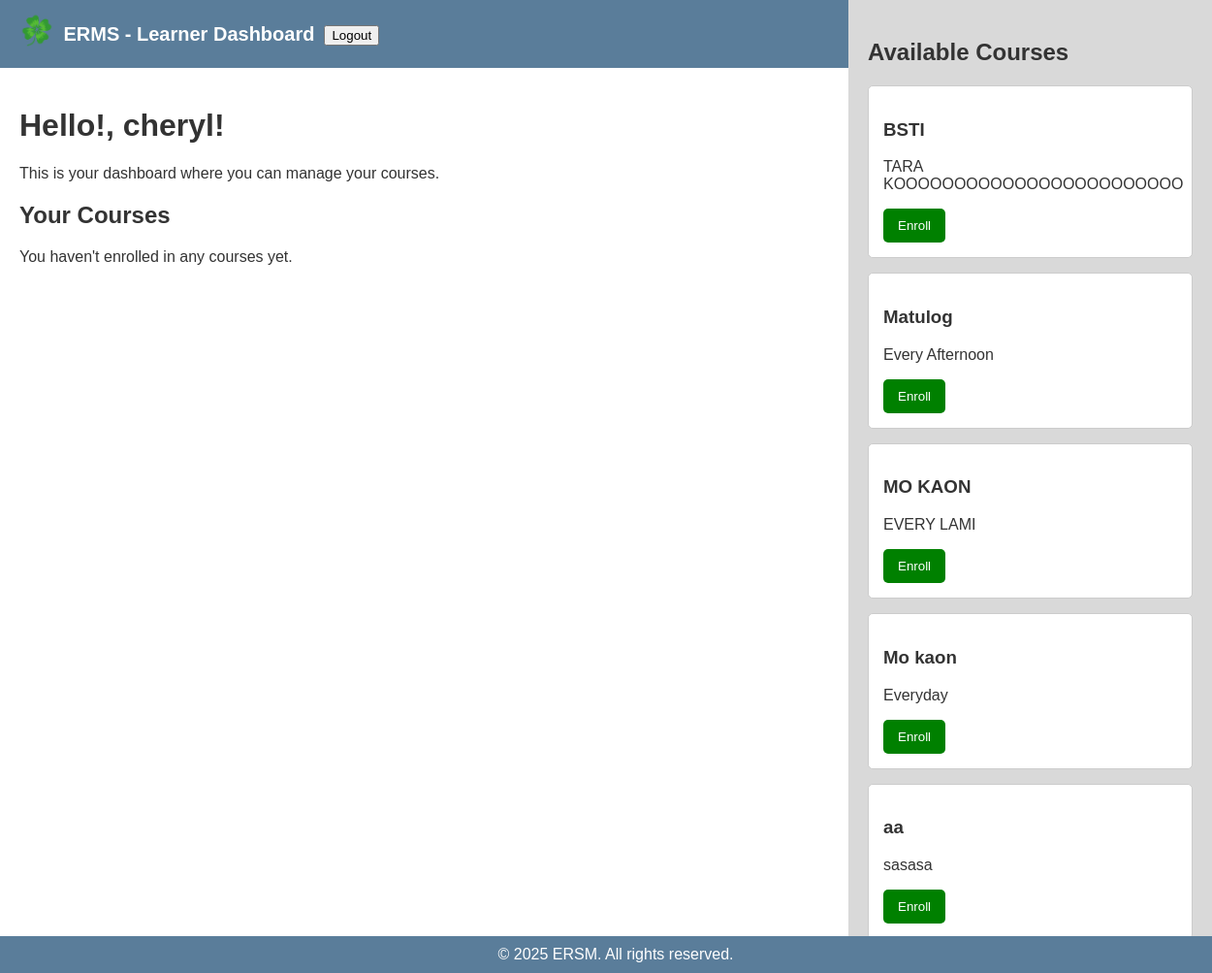
The app's page /user_dashboard/ (signed in) with its own data.
### lms/models.py (models this page shows, shortened)
class Course(models.Model):
    trainer = models.ForeignKey(User, on_delete=models.CASCADE)  # Make sure only trainers create courses
    course_name = models.CharField(max_length=100)
    course_description = models.TextField()
    course_duration = models.CharField(max_length=50)

### lms/views.py (the view)
# urls.py: path('user_dashboard/', views.user_dashboard, name='user_dashboard'),
def user_dashboard(request):
    enrolled_courses = Enrollment.objects.filter(user=request.user)
    enrolled_course_ids = enrolled_courses.values_list('course_id', flat=True)
    available_courses = Course.objects.exclude(id__in=enrolled_course_ids)
    context = {
        'enrollments': enrolled_courses,
        'available_courses': available_courses
    }
    return render(request, 'lms/user_dashboard.html', context)

### lms/templates/lms/user_dashboard.html (shortened to what this page needs)
{% load static %}
<!DOCTYPE html>
<html lang="en">
<head>
</head>
<body>
    <div class="header">
        <img src="{% static 'images/logo.png' %}" alt="Logo" style="height: 50px; vertical-align: middle;">
        ERMS - Learner Dashboard
        <form method="POST" action="{% url 'lms:logout' %}" class="logout-form">
            <button type="submit" class="logout-button">Logout</button>
        </form>
    </div>
    <div class="content">
        <h1>Hello!, {{ request.user.username }}!</h1>
        <p>This is your dashboard where you can manage your courses.</p>
        <h2>Your Courses</h2>
        {% for enrollment in enrollments %}
          <div class="course-box">
            <h3>{{ enrollment.course.course_name }}</h3>
            <p>{{ enrollment.course.course_description }}</p>
          </div>
        {% empty %}
          <p>You haven't enrolled in any courses yet.</p>
        {% endfor %}
    </div>
    <div class="sidebar">
        <h2>Available Courses</h2>
        {% for course in available_courses %}
          <div class="course-box">
            <h3>{{ course.course_name }}</h3>
            <p>{{ course.course_description }}</p>
            <form method="POST" action="{% url 'lms:enroll_course' course.id %}">
                <button type="submit" class="button">Enroll</button>
            </form>
          </div>
        {% empty %}
          <p>No more courses available to enroll.</p>
        {% endfor %}
    </div>
    <div class="footer">
        <div class="footer-text">© 2025 ERSM. All rights reserved.</div>
    </div>
</body>
</html>

### lms/templates/lms/user_dashboard.html (style rules this page uses)
body { font-family: Arial, sans-serif; margin: 0; padding: 0; background: white; color: #333; display: flex; flex-direction: column; min-height: 100vh; overflow: hidden; }
.header { width: 100%; background: #5A7D9A; color: white; padding: 10px 20px; font-size: 20px; font-weight: 600; display: flex; align-items: center; gap: 10px; }
.sidebar { width: 30%; height: 100%; background: #D9D9D9; position: fixed; right: 0; top: 0; padding: 20px; box-sizing: border-box; overflow-y: auto; }
.footer { background: #5A7D9A; color: white; text-align: center; padding: 10px; width: 100%; position: fixed; bottom: 0; left: 0; }
.course-box { background: white; padding: 15px; border: 1px solid #ccc; border-radius: 5px; margin-bottom: 15px; }
.button { background: green; color: white; padding: 10px 15px; border: none; border-radius: 5px; cursor: pointer; }
.footer-text { font-size: 16px; font-weight: 500; }
.content { flex: 1; padding: 20px; margin-right: 32%; }

### records on screen
Course: course_name "BSTI", course_description "TARA KOOOOOOOOOOOOOOOOOOOOOOOO"
Course: course_name "Matulog", course_description "Every Afternoon"
Course: course_name "MO KAON", course_description "EVERY LAMI"
Course: course_name "Mo kaon", course_description "Everyday"
Course: course_name "aa", course_description "sasasa"

### other values on screen
{{ request.user.username }} "cheryl"
